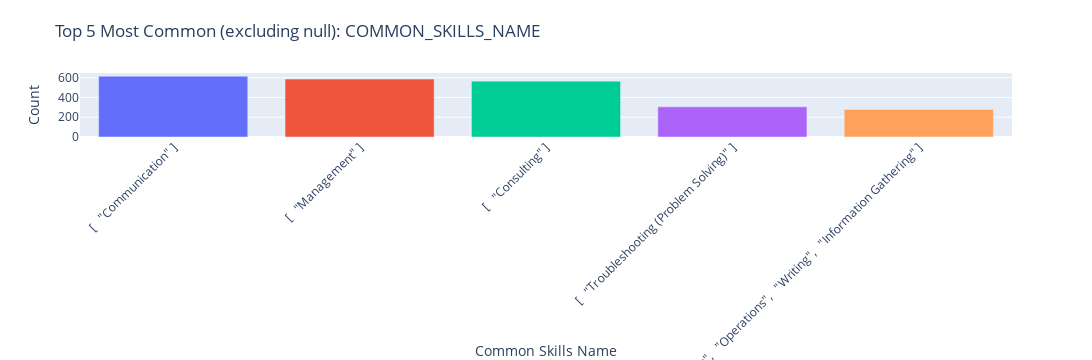

Notebook code for this chart:
### Code cell
plots['COMMON_SKILLS_NAME'].show()

### Figure 1 — Plotly figure (JSON) as saved in the notebook; plotly's stock layout.template omitted (floating-point values rounded to 4 significant figures)
{"data": [{"alignmentgroup": "True", "hovertemplate": "Common Skills Name=%{x}<br>Count=%{y}<extra></extra>", "legendgroup": "[\n  \"Communication\"\n]", "marker": {"color": "#636efa", "pattern": {"shape": ""}}, "name": "[\n  \"Communication\"\n]", "offsetgroup": "[\n  \"Communication\"\n]", "orientation": "v", "showlegend": true, "textposition": "auto", "type": "bar", "x": ["[\n  \"Communication\"\n]"], "xaxis": "x", "y": [615], "yaxis": "y"}, {"alignmentgroup": "True", "hovertemplate": "Common Skills Name=%{x}<br>Count=%{y}<extra></extra>", "legendgroup": "[\n  \"Management\"\n]", "marker": {"color": "#EF553B", "pattern": {"shape": ""}}, "name": "[\n  \"Management\"\n]", "offsetgroup": "[\n  \"Management\"\n]", "orientation": "v", "showlegend": true, "textposition": "auto", "type": "bar", "x": ["[\n  \"Management\"\n]"], "xaxis": "x", "y": [586], "yaxis": "y"}, {"alignmentgroup": "True", "hovertemplate": "Common Skills Name=%{x}<br>Count=%{y}<extra></extra>", "legendgroup": "[\n  \"Consulting\"\n]", "marker": {"color": "#00cc96", "pattern": {"shape": ""}}, "name": "[\n  \"Consulting\"\n]", "offsetgroup": "[\n  \"Consulting\"\n]", "orientation": "v", "showlegend": true, "textposition": "auto", "type": "bar", "x": ["[\n  \"Consulting\"\n]"], "xaxis": "x", "y": [565], "yaxis": "y"}, {"alignmentgroup": "True", "hovertemplate": "Common Skills Name=%{x}<br>Count=%{y}<extra></extra>", "legendgroup": "[\n  \"Troubleshooting (Problem Solving)\"\n]", "marker": {"color": "#ab63fa", "pattern": {"shape": ""}}, "name": "[\n  \"Troubleshooting (Problem Solving)\"\n]", "offsetgroup": "[\n  \"Troubleshooting (Problem Solving)\"\n]", "orientation": "v", "showlegend": true, "textposition": "auto", "type": "bar", "x": ["[\n  \"Troubleshooting (Problem Solving)\"\n]"], "xaxis": "x", "y": [305], "yaxis": "y"}, {"alignmentgroup": "True", "hovertemplate": "Common Skills Name=%{x}<br>Count=%{y}<extra></extra>", "legendgroup": "[\n  \"Planning\",\n  \"Analytical Skills\",\n  \"Operations\",\n  \"Writing\",\n  \"Information Gathering\"\n]", "marker": {"color": "#FFA15A", "pattern": {"shape": ""}}, "name": "[\n  \"Planning\",\n  \"Analytical Skills\",\n  \"Operations\",\n  \"Writing\",\n  \"Information Gathering\"\n]", "offsetgroup": "[\n  \"Planning\",\n  \"Analytical Skills\",\n  \"Operations\",\n  \"Writing\",\n  \"Information Gathering\"\n]", "orientation": "v", "showlegend": true, "textposition": "auto", "type": "bar", "x": ["[\n  \"Planning\",\n  \"Analytical Skills\",\n  \"Operations\",\n  \"Writing\",\n  \"Information Gathering\"\n]"], "xaxis": "x", "y": [279], "yaxis": "y"}], "layout": {"barmode": "relative", "height": 360, "legend": {"title": {"text": "Common Skills Name"}, "tracegroupgap": 0}, "margin": {"b": 150}, "showlegend": false, "title": {"text": "Top 5 Most Common (excluding null): COMMON_SKILLS_NAME"}, "width": 1200, "xaxis": {"anchor": "y", "autorange": true, "categoryarray": ["[\n  \"Communication\"\n]", "[\n  \"Management\"\n]", "[\n  \"Consulting\"\n]", "[\n  \"Troubleshooting (Problem Solving)\"\n]", "[\n  \"Planning\",\n  \"Analytical Skills\",\n  \"Operations\",\n  \"Writing\",\n  \"Information Gathering\"\n]"], "categoryorder": "array", "domain": [0, 1], "range": [-0.5, 4.5], "tickangle": -45, "title": {"text": "Common Skills Name"}, "type": "category"}, "yaxis": {"anchor": "x", "autorange": true, "domain": [0, 1], "range": [0, 647.4], "title": {"text": "Count"}, "type": "linear"}}}
